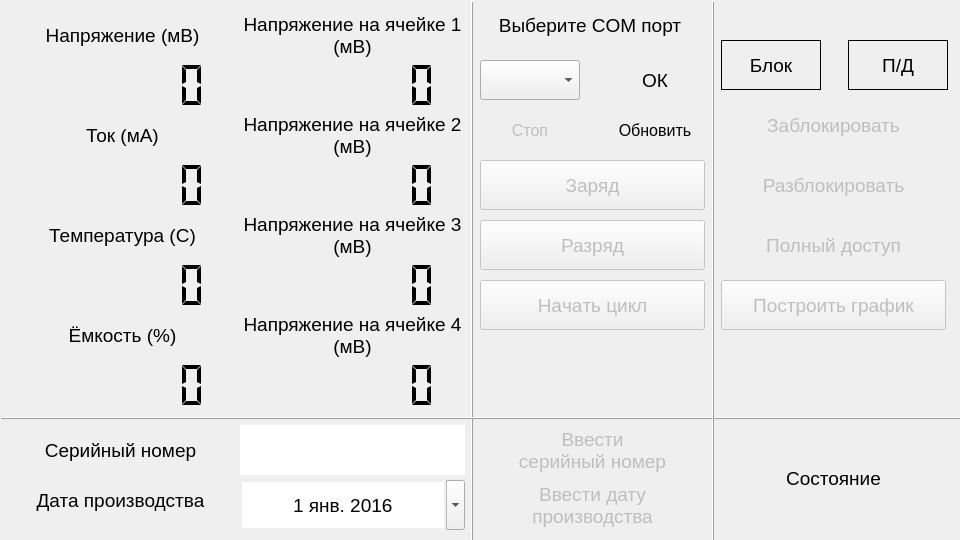
<?xml version="1.0" encoding="UTF-8"?>
<ui version="4.0">
 <class>MainWindow</class>
 <widget class="QMainWindow" name="MainWindow">
  <property name="geometry">
   <rect>
    <x>0</x>
    <y>0</y>
    <width>960</width>
    <height>540</height>
   </rect>
  </property>
  <property name="sizePolicy">
   <sizepolicy hsizetype="Preferred" vsizetype="Preferred">
    <horstretch>0</horstretch>
    <verstretch>0</verstretch>
   </sizepolicy>
  </property>
  <property name="minimumSize">
   <size>
    <width>960</width>
    <height>540</height>
   </size>
  </property>
  <property name="maximumSize">
   <size>
    <width>960</width>
    <height>540</height>
   </size>
  </property>
  <property name="windowTitle">
   <string>Тестирование АКБ</string>
  </property>
  <property name="styleSheet">
   <string notr="true">QMainWindowl {background-color: #FFFAFA;}</string>
  </property>
  <widget class="QWidget" name="centralWidget">
   <widget class="QFrame" name="frame">
    <property name="geometry">
     <rect>
      <x>0</x>
      <y>0</y>
      <width>960</width>
      <height>540</height>
     </rect>
    </property>
    <property name="minimumSize">
     <size>
      <width>960</width>
      <height>540</height>
     </size>
    </property>
    <property name="maximumSize">
     <size>
      <width>960</width>
      <height>540</height>
     </size>
    </property>
    <property name="frameShape">
     <enum>QFrame::NoFrame</enum>
    </property>
    <property name="frameShadow">
     <enum>QFrame::Plain</enum>
    </property>
    <widget class="QLabel" name="Temperature">
     <property name="geometry">
      <rect>
       <x>10</x>
       <y>210</y>
       <width>225</width>
       <height>50</height>
      </rect>
     </property>
     <property name="sizePolicy">
      <sizepolicy hsizetype="Fixed" vsizetype="Fixed">
       <horstretch>0</horstretch>
       <verstretch>0</verstretch>
      </sizepolicy>
     </property>
     <property name="minimumSize">
      <size>
       <width>225</width>
       <height>50</height>
      </size>
     </property>
     <property name="maximumSize">
      <size>
       <width>225</width>
       <height>50</height>
      </size>
     </property>
     <property name="font">
      <font>
       <pointsize>14</pointsize>
      </font>
     </property>
     <property name="frameShape">
      <enum>QFrame::NoFrame</enum>
     </property>
     <property name="frameShadow">
      <enum>QFrame::Plain</enum>
     </property>
     <property name="text">
      <string>Температура (C)</string>
     </property>
     <property name="alignment">
      <set>Qt::AlignCenter</set>
     </property>
    </widget>
    <widget class="QLabel" name="Cell1">
     <property name="geometry">
      <rect>
       <x>240</x>
       <y>10</y>
       <width>225</width>
       <height>50</height>
      </rect>
     </property>
     <property name="sizePolicy">
      <sizepolicy hsizetype="Fixed" vsizetype="Fixed">
       <horstretch>0</horstretch>
       <verstretch>0</verstretch>
      </sizepolicy>
     </property>
     <property name="minimumSize">
      <size>
       <width>225</width>
       <height>50</height>
      </size>
     </property>
     <property name="maximumSize">
      <size>
       <width>225</width>
       <height>50</height>
      </size>
     </property>
     <property name="font">
      <font>
       <pointsize>14</pointsize>
      </font>
     </property>
     <property name="frameShape">
      <enum>QFrame::NoFrame</enum>
     </property>
     <property name="frameShadow">
      <enum>QFrame::Plain</enum>
     </property>
     <property name="text">
      <string>Напряжение на ячейке 1 (мВ)</string>
     </property>
     <property name="alignment">
      <set>Qt::AlignCenter</set>
     </property>
     <property name="wordWrap">
      <bool>true</bool>
     </property>
    </widget>
    <widget class="QLCDNumber" name="Cap">
     <property name="geometry">
      <rect>
       <x>10</x>
       <y>360</y>
       <width>220</width>
       <height>50</height>
      </rect>
     </property>
     <property name="sizePolicy">
      <sizepolicy hsizetype="Fixed" vsizetype="Fixed">
       <horstretch>0</horstretch>
       <verstretch>0</verstretch>
      </sizepolicy>
     </property>
     <property name="minimumSize">
      <size>
       <width>220</width>
       <height>50</height>
      </size>
     </property>
     <property name="maximumSize">
      <size>
       <width>220</width>
       <height>50</height>
      </size>
     </property>
     <property name="frameShape">
      <enum>QFrame::NoFrame</enum>
     </property>
     <property name="frameShadow">
      <enum>QFrame::Plain</enum>
     </property>
     <property name="digitCount">
      <number>7</number>
     </property>
     <property name="segmentStyle">
      <enum>QLCDNumber::Flat</enum>
     </property>
    </widget>
    <widget class="QLabel" name="Capacity">
     <property name="geometry">
      <rect>
       <x>10</x>
       <y>310</y>
       <width>225</width>
       <height>50</height>
      </rect>
     </property>
     <property name="sizePolicy">
      <sizepolicy hsizetype="Fixed" vsizetype="Fixed">
       <horstretch>0</horstretch>
       <verstretch>0</verstretch>
      </sizepolicy>
     </property>
     <property name="minimumSize">
      <size>
       <width>225</width>
       <height>50</height>
      </size>
     </property>
     <property name="maximumSize">
      <size>
       <width>225</width>
       <height>50</height>
      </size>
     </property>
     <property name="font">
      <font>
       <pointsize>14</pointsize>
      </font>
     </property>
     <property name="frameShape">
      <enum>QFrame::NoFrame</enum>
     </property>
     <property name="frameShadow">
      <enum>QFrame::Plain</enum>
     </property>
     <property name="text">
      <string>Ёмкость (%)</string>
     </property>
     <property name="alignment">
      <set>Qt::AlignCenter</set>
     </property>
    </widget>
    <widget class="QLabel" name="Cell4">
     <property name="geometry">
      <rect>
       <x>240</x>
       <y>310</y>
       <width>225</width>
       <height>50</height>
      </rect>
     </property>
     <property name="sizePolicy">
      <sizepolicy hsizetype="Fixed" vsizetype="Fixed">
       <horstretch>0</horstretch>
       <verstretch>0</verstretch>
      </sizepolicy>
     </property>
     <property name="minimumSize">
      <size>
       <width>225</width>
       <height>50</height>
      </size>
     </property>
     <property name="maximumSize">
      <size>
       <width>225</width>
       <height>50</height>
      </size>
     </property>
     <property name="font">
      <font>
       <pointsize>14</pointsize>
      </font>
     </property>
     <property name="frameShape">
      <enum>QFrame::NoFrame</enum>
     </property>
     <property name="frameShadow">
      <enum>QFrame::Plain</enum>
     </property>
     <property name="text">
      <string>Напряжение на ячейке 4 (мВ)</string>
     </property>
     <property name="alignment">
      <set>Qt::AlignCenter</set>
     </property>
     <property name="wordWrap">
      <bool>true</bool>
     </property>
    </widget>
    <widget class="QLCDNumber" name="Cell1_V">
     <property name="geometry">
      <rect>
       <x>240</x>
       <y>60</y>
       <width>220</width>
       <height>50</height>
      </rect>
     </property>
     <property name="sizePolicy">
      <sizepolicy hsizetype="Fixed" vsizetype="Fixed">
       <horstretch>0</horstretch>
       <verstretch>0</verstretch>
      </sizepolicy>
     </property>
     <property name="minimumSize">
      <size>
       <width>220</width>
       <height>50</height>
      </size>
     </property>
     <property name="maximumSize">
      <size>
       <width>220</width>
       <height>50</height>
      </size>
     </property>
     <property name="frameShape">
      <enum>QFrame::NoFrame</enum>
     </property>
     <property name="frameShadow">
      <enum>QFrame::Plain</enum>
     </property>
     <property name="digitCount">
      <number>7</number>
     </property>
     <property name="segmentStyle">
      <enum>QLCDNumber::Flat</enum>
     </property>
    </widget>
    <widget class="QLabel" name="Voltage">
     <property name="geometry">
      <rect>
       <x>10</x>
       <y>10</y>
       <width>225</width>
       <height>50</height>
      </rect>
     </property>
     <property name="sizePolicy">
      <sizepolicy hsizetype="Fixed" vsizetype="Fixed">
       <horstretch>0</horstretch>
       <verstretch>0</verstretch>
      </sizepolicy>
     </property>
     <property name="minimumSize">
      <size>
       <width>225</width>
       <height>50</height>
      </size>
     </property>
     <property name="maximumSize">
      <size>
       <width>225</width>
       <height>50</height>
      </size>
     </property>
     <property name="font">
      <font>
       <pointsize>14</pointsize>
      </font>
     </property>
     <property name="frameShape">
      <enum>QFrame::NoFrame</enum>
     </property>
     <property name="frameShadow">
      <enum>QFrame::Plain</enum>
     </property>
     <property name="text">
      <string>Напряжение (мВ)</string>
     </property>
     <property name="alignment">
      <set>Qt::AlignCenter</set>
     </property>
    </widget>
    <widget class="QLabel" name="Current">
     <property name="geometry">
      <rect>
       <x>10</x>
       <y>110</y>
       <width>225</width>
       <height>50</height>
      </rect>
     </property>
     <property name="sizePolicy">
      <sizepolicy hsizetype="Fixed" vsizetype="Fixed">
       <horstretch>0</horstretch>
       <verstretch>0</verstretch>
      </sizepolicy>
     </property>
     <property name="minimumSize">
      <size>
       <width>225</width>
       <height>50</height>
      </size>
     </property>
     <property name="maximumSize">
      <size>
       <width>225</width>
       <height>50</height>
      </size>
     </property>
     <property name="font">
      <font>
       <pointsize>14</pointsize>
      </font>
     </property>
     <property name="frameShape">
      <enum>QFrame::NoFrame</enum>
     </property>
     <property name="frameShadow">
      <enum>QFrame::Plain</enum>
     </property>
     <property name="text">
      <string>Ток (мА)</string>
     </property>
     <property name="alignment">
      <set>Qt::AlignCenter</set>
     </property>
    </widget>
    <widget class="QLCDNumber" name="Cell4_V">
     <property name="geometry">
      <rect>
       <x>240</x>
       <y>360</y>
       <width>220</width>
       <height>50</height>
      </rect>
     </property>
     <property name="sizePolicy">
      <sizepolicy hsizetype="Fixed" vsizetype="Fixed">
       <horstretch>0</horstretch>
       <verstretch>0</verstretch>
      </sizepolicy>
     </property>
     <property name="minimumSize">
      <size>
       <width>220</width>
       <height>50</height>
      </size>
     </property>
     <property name="maximumSize">
      <size>
       <width>220</width>
       <height>50</height>
      </size>
     </property>
     <property name="frameShape">
      <enum>QFrame::NoFrame</enum>
     </property>
     <property name="frameShadow">
      <enum>QFrame::Plain</enum>
     </property>
     <property name="digitCount">
      <number>7</number>
     </property>
     <property name="segmentStyle">
      <enum>QLCDNumber::Flat</enum>
     </property>
    </widget>
    <widget class="QLCDNumber" name="Cell3_V">
     <property name="geometry">
      <rect>
       <x>240</x>
       <y>260</y>
       <width>220</width>
       <height>50</height>
      </rect>
     </property>
     <property name="sizePolicy">
      <sizepolicy hsizetype="Fixed" vsizetype="Fixed">
       <horstretch>0</horstretch>
       <verstretch>0</verstretch>
      </sizepolicy>
     </property>
     <property name="minimumSize">
      <size>
       <width>220</width>
       <height>50</height>
      </size>
     </property>
     <property name="maximumSize">
      <size>
       <width>220</width>
       <height>50</height>
      </size>
     </property>
     <property name="frameShape">
      <enum>QFrame::NoFrame</enum>
     </property>
     <property name="frameShadow">
      <enum>QFrame::Plain</enum>
     </property>
     <property name="digitCount">
      <number>7</number>
     </property>
     <property name="segmentStyle">
      <enum>QLCDNumber::Flat</enum>
     </property>
    </widget>
    <widget class="QLabel" name="Cell2">
     <property name="geometry">
      <rect>
       <x>240</x>
       <y>110</y>
       <width>225</width>
       <height>50</height>
      </rect>
     </property>
     <property name="sizePolicy">
      <sizepolicy hsizetype="Fixed" vsizetype="Fixed">
       <horstretch>0</horstretch>
       <verstretch>0</verstretch>
      </sizepolicy>
     </property>
     <property name="minimumSize">
      <size>
       <width>225</width>
       <height>50</height>
      </size>
     </property>
     <property name="maximumSize">
      <size>
       <width>225</width>
       <height>50</height>
      </size>
     </property>
     <property name="font">
      <font>
       <pointsize>14</pointsize>
      </font>
     </property>
     <property name="frameShape">
      <enum>QFrame::NoFrame</enum>
     </property>
     <property name="frameShadow">
      <enum>QFrame::Plain</enum>
     </property>
     <property name="text">
      <string>Напряжение на ячейке 2 (мВ)</string>
     </property>
     <property name="alignment">
      <set>Qt::AlignCenter</set>
     </property>
     <property name="wordWrap">
      <bool>true</bool>
     </property>
    </widget>
    <widget class="QLCDNumber" name="Cur">
     <property name="geometry">
      <rect>
       <x>10</x>
       <y>160</y>
       <width>220</width>
       <height>50</height>
      </rect>
     </property>
     <property name="sizePolicy">
      <sizepolicy hsizetype="Fixed" vsizetype="Fixed">
       <horstretch>0</horstretch>
       <verstretch>0</verstretch>
      </sizepolicy>
     </property>
     <property name="minimumSize">
      <size>
       <width>220</width>
       <height>50</height>
      </size>
     </property>
     <property name="maximumSize">
      <size>
       <width>220</width>
       <height>50</height>
      </size>
     </property>
     <property name="frameShape">
      <enum>QFrame::NoFrame</enum>
     </property>
     <property name="frameShadow">
      <enum>QFrame::Plain</enum>
     </property>
     <property name="digitCount">
      <number>7</number>
     </property>
     <property name="segmentStyle">
      <enum>QLCDNumber::Flat</enum>
     </property>
    </widget>
    <widget class="QLCDNumber" name="Temp">
     <property name="geometry">
      <rect>
       <x>10</x>
       <y>260</y>
       <width>220</width>
       <height>50</height>
      </rect>
     </property>
     <property name="sizePolicy">
      <sizepolicy hsizetype="Fixed" vsizetype="Fixed">
       <horstretch>0</horstretch>
       <verstretch>0</verstretch>
      </sizepolicy>
     </property>
     <property name="minimumSize">
      <size>
       <width>220</width>
       <height>50</height>
      </size>
     </property>
     <property name="maximumSize">
      <size>
       <width>220</width>
       <height>50</height>
      </size>
     </property>
     <property name="frameShape">
      <enum>QFrame::NoFrame</enum>
     </property>
     <property name="frameShadow">
      <enum>QFrame::Plain</enum>
     </property>
     <property name="digitCount">
      <number>7</number>
     </property>
     <property name="segmentStyle">
      <enum>QLCDNumber::Flat</enum>
     </property>
    </widget>
    <widget class="QLabel" name="Cell3">
     <property name="geometry">
      <rect>
       <x>240</x>
       <y>210</y>
       <width>225</width>
       <height>50</height>
      </rect>
     </property>
     <property name="sizePolicy">
      <sizepolicy hsizetype="Fixed" vsizetype="Fixed">
       <horstretch>0</horstretch>
       <verstretch>0</verstretch>
      </sizepolicy>
     </property>
     <property name="minimumSize">
      <size>
       <width>225</width>
       <height>50</height>
      </size>
     </property>
     <property name="maximumSize">
      <size>
       <width>225</width>
       <height>50</height>
      </size>
     </property>
     <property name="font">
      <font>
       <pointsize>14</pointsize>
      </font>
     </property>
     <property name="frameShape">
      <enum>QFrame::NoFrame</enum>
     </property>
     <property name="frameShadow">
      <enum>QFrame::Plain</enum>
     </property>
     <property name="text">
      <string>Напряжение на ячейке 3 (мВ)</string>
     </property>
     <property name="alignment">
      <set>Qt::AlignCenter</set>
     </property>
     <property name="wordWrap">
      <bool>true</bool>
     </property>
    </widget>
    <widget class="QLCDNumber" name="Cell2_V">
     <property name="geometry">
      <rect>
       <x>240</x>
       <y>160</y>
       <width>220</width>
       <height>50</height>
      </rect>
     </property>
     <property name="sizePolicy">
      <sizepolicy hsizetype="Fixed" vsizetype="Fixed">
       <horstretch>0</horstretch>
       <verstretch>0</verstretch>
      </sizepolicy>
     </property>
     <property name="minimumSize">
      <size>
       <width>220</width>
       <height>50</height>
      </size>
     </property>
     <property name="maximumSize">
      <size>
       <width>220</width>
       <height>50</height>
      </size>
     </property>
     <property name="frameShape">
      <enum>QFrame::NoFrame</enum>
     </property>
     <property name="frameShadow">
      <enum>QFrame::Plain</enum>
     </property>
     <property name="digitCount">
      <number>7</number>
     </property>
     <property name="segmentStyle">
      <enum>QLCDNumber::Flat</enum>
     </property>
    </widget>
    <widget class="QLCDNumber" name="Vol">
     <property name="geometry">
      <rect>
       <x>10</x>
       <y>60</y>
       <width>220</width>
       <height>50</height>
      </rect>
     </property>
     <property name="sizePolicy">
      <sizepolicy hsizetype="Fixed" vsizetype="Fixed">
       <horstretch>0</horstretch>
       <verstretch>0</verstretch>
      </sizepolicy>
     </property>
     <property name="minimumSize">
      <size>
       <width>220</width>
       <height>50</height>
      </size>
     </property>
     <property name="maximumSize">
      <size>
       <width>220</width>
       <height>50</height>
      </size>
     </property>
     <property name="frameShape">
      <enum>QFrame::NoFrame</enum>
     </property>
     <property name="frameShadow">
      <enum>QFrame::Plain</enum>
     </property>
     <property name="digitCount">
      <number>7</number>
     </property>
     <property name="segmentStyle">
      <enum>QLCDNumber::Flat</enum>
     </property>
    </widget>
    <widget class="QPushButton" name="Charge">
     <property name="enabled">
      <bool>false</bool>
     </property>
     <property name="geometry">
      <rect>
       <x>480</x>
       <y>160</y>
       <width>225</width>
       <height>50</height>
      </rect>
     </property>
     <property name="minimumSize">
      <size>
       <width>225</width>
       <height>50</height>
      </size>
     </property>
     <property name="maximumSize">
      <size>
       <width>225</width>
       <height>50</height>
      </size>
     </property>
     <property name="font">
      <font>
       <pointsize>14</pointsize>
      </font>
     </property>
     <property name="text">
      <string>Заряд</string>
     </property>
     <property name="checkable">
      <bool>true</bool>
     </property>
     <property name="autoDefault">
      <bool>false</bool>
     </property>
     <property name="default">
      <bool>false</bool>
     </property>
     <property name="flat">
      <bool>false</bool>
     </property>
    </widget>
    <widget class="QPushButton" name="Discharge">
     <property name="enabled">
      <bool>false</bool>
     </property>
     <property name="geometry">
      <rect>
       <x>480</x>
       <y>220</y>
       <width>225</width>
       <height>50</height>
      </rect>
     </property>
     <property name="minimumSize">
      <size>
       <width>225</width>
       <height>50</height>
      </size>
     </property>
     <property name="maximumSize">
      <size>
       <width>225</width>
       <height>50</height>
      </size>
     </property>
     <property name="font">
      <font>
       <pointsize>14</pointsize>
      </font>
     </property>
     <property name="text">
      <string>Разряд</string>
     </property>
     <property name="checkable">
      <bool>false</bool>
     </property>
     <property name="checked">
      <bool>false</bool>
     </property>
     <property name="autoDefault">
      <bool>false</bool>
     </property>
     <property name="default">
      <bool>false</bool>
     </property>
     <property name="flat">
      <bool>false</bool>
     </property>
    </widget>
    <widget class="QPushButton" name="cycling">
     <property name="enabled">
      <bool>false</bool>
     </property>
     <property name="geometry">
      <rect>
       <x>480</x>
       <y>280</y>
       <width>225</width>
       <height>50</height>
      </rect>
     </property>
     <property name="minimumSize">
      <size>
       <width>225</width>
       <height>50</height>
      </size>
     </property>
     <property name="maximumSize">
      <size>
       <width>225</width>
       <height>50</height>
      </size>
     </property>
     <property name="font">
      <font>
       <pointsize>14</pointsize>
       <kerning>false</kerning>
      </font>
     </property>
     <property name="text">
      <string>Начать цикл</string>
     </property>
     <property name="checkable">
      <bool>false</bool>
     </property>
     <property name="autoDefault">
      <bool>false</bool>
     </property>
    </widget>
    <widget class="QPushButton" name="setSerial">
     <property name="enabled">
      <bool>false</bool>
     </property>
     <property name="geometry">
      <rect>
       <x>480</x>
       <y>425</y>
       <width>225</width>
       <height>50</height>
      </rect>
     </property>
     <property name="minimumSize">
      <size>
       <width>225</width>
       <height>50</height>
      </size>
     </property>
     <property name="maximumSize">
      <size>
       <width>225</width>
       <height>50</height>
      </size>
     </property>
     <property name="font">
      <font>
       <pointsize>14</pointsize>
      </font>
     </property>
     <property name="text">
      <string>Ввести 
серийный номер</string>
     </property>
     <property name="flat">
      <bool>true</bool>
     </property>
    </widget>
    <widget class="Line" name="line">
     <property name="windowModality">
      <enum>Qt::WindowModal</enum>
     </property>
     <property name="geometry">
      <rect>
       <x>471</x>
       <y>0</y>
       <width>2</width>
       <height>600</height>
      </rect>
     </property>
     <property name="autoFillBackground">
      <bool>false</bool>
     </property>
     <property name="frameShadow">
      <enum>QFrame::Raised</enum>
     </property>
     <property name="lineWidth">
      <number>2</number>
     </property>
     <property name="midLineWidth">
      <number>0</number>
     </property>
     <property name="orientation">
      <enum>Qt::Vertical</enum>
     </property>
    </widget>
    <widget class="QPushButton" name="setDate">
     <property name="enabled">
      <bool>false</bool>
     </property>
     <property name="geometry">
      <rect>
       <x>480</x>
       <y>480</y>
       <width>225</width>
       <height>50</height>
      </rect>
     </property>
     <property name="minimumSize">
      <size>
       <width>225</width>
       <height>50</height>
      </size>
     </property>
     <property name="maximumSize">
      <size>
       <width>225</width>
       <height>50</height>
      </size>
     </property>
     <property name="font">
      <font>
       <pointsize>14</pointsize>
      </font>
     </property>
     <property name="text">
      <string>Ввести дату 
производства</string>
     </property>
     <property name="flat">
      <bool>true</bool>
     </property>
    </widget>
    <widget class="QLabel" name="label">
     <property name="geometry">
      <rect>
       <x>480</x>
       <y>0</y>
       <width>220</width>
       <height>50</height>
      </rect>
     </property>
     <property name="font">
      <font>
       <pointsize>14</pointsize>
      </font>
     </property>
     <property name="text">
      <string>Выберите COM порт</string>
     </property>
     <property name="alignment">
      <set>Qt::AlignCenter</set>
     </property>
    </widget>
    <widget class="Line" name="line_2">
     <property name="windowModality">
      <enum>Qt::WindowModal</enum>
     </property>
     <property name="geometry">
      <rect>
       <x>0</x>
       <y>417</y>
       <width>991</width>
       <height>2</height>
      </rect>
     </property>
     <property name="autoFillBackground">
      <bool>false</bool>
     </property>
     <property name="frameShadow">
      <enum>QFrame::Raised</enum>
     </property>
     <property name="lineWidth">
      <number>2</number>
     </property>
     <property name="midLineWidth">
      <number>0</number>
     </property>
     <property name="orientation">
      <enum>Qt::Horizontal</enum>
     </property>
    </widget>
    <widget class="QLineEdit" name="serial">
     <property name="geometry">
      <rect>
       <x>240</x>
       <y>425</y>
       <width>225</width>
       <height>50</height>
      </rect>
     </property>
     <property name="minimumSize">
      <size>
       <width>225</width>
       <height>50</height>
      </size>
     </property>
     <property name="maximumSize">
      <size>
       <width>225</width>
       <height>50</height>
      </size>
     </property>
     <property name="font">
      <font>
       <pointsize>14</pointsize>
      </font>
     </property>
     <property name="maxLength">
      <number>5</number>
     </property>
     <property name="frame">
      <bool>false</bool>
     </property>
     <property name="alignment">
      <set>Qt::AlignCenter</set>
     </property>
    </widget>
    <widget class="QLabel" name="label_2">
     <property name="geometry">
      <rect>
       <x>10</x>
       <y>440</y>
       <width>221</width>
       <height>21</height>
      </rect>
     </property>
     <property name="font">
      <font>
       <pointsize>14</pointsize>
      </font>
     </property>
     <property name="text">
      <string>Серийный номер</string>
     </property>
     <property name="alignment">
      <set>Qt::AlignCenter</set>
     </property>
    </widget>
    <widget class="QLabel" name="label_3">
     <property name="geometry">
      <rect>
       <x>10</x>
       <y>490</y>
       <width>221</width>
       <height>21</height>
      </rect>
     </property>
     <property name="font">
      <font>
       <pointsize>14</pointsize>
      </font>
     </property>
     <property name="text">
      <string>Дата производства</string>
     </property>
     <property name="alignment">
      <set>Qt::AlignCenter</set>
     </property>
    </widget>
    <widget class="QPushButton" name="OK">
     <property name="geometry">
      <rect>
       <x>605</x>
       <y>60</y>
       <width>100</width>
       <height>40</height>
      </rect>
     </property>
     <property name="minimumSize">
      <size>
       <width>100</width>
       <height>40</height>
      </size>
     </property>
     <property name="maximumSize">
      <size>
       <width>100</width>
       <height>40</height>
      </size>
     </property>
     <property name="font">
      <font>
       <pointsize>14</pointsize>
      </font>
     </property>
     <property name="text">
      <string>ОК</string>
     </property>
     <property name="checkable">
      <bool>true</bool>
     </property>
     <property name="flat">
      <bool>true</bool>
     </property>
    </widget>
    <widget class="Line" name="line_3">
     <property name="windowModality">
      <enum>Qt::WindowModal</enum>
     </property>
     <property name="geometry">
      <rect>
       <x>712</x>
       <y>0</y>
       <width>2</width>
       <height>600</height>
      </rect>
     </property>
     <property name="autoFillBackground">
      <bool>false</bool>
     </property>
     <property name="frameShadow">
      <enum>QFrame::Raised</enum>
     </property>
     <property name="lineWidth">
      <number>2</number>
     </property>
     <property name="midLineWidth">
      <number>0</number>
     </property>
     <property name="orientation">
      <enum>Qt::Vertical</enum>
     </property>
    </widget>
    <widget class="QDateEdit" name="dateEdit">
     <property name="geometry">
      <rect>
       <x>240</x>
       <y>480</y>
       <width>225</width>
       <height>50</height>
      </rect>
     </property>
     <property name="minimumSize">
      <size>
       <width>225</width>
       <height>50</height>
      </size>
     </property>
     <property name="maximumSize">
      <size>
       <width>225</width>
       <height>50</height>
      </size>
     </property>
     <property name="font">
      <font>
       <pointsize>14</pointsize>
      </font>
     </property>
     <property name="locale">
      <locale language="Russian" country="Russia"/>
     </property>
     <property name="wrapping">
      <bool>false</bool>
     </property>
     <property name="frame">
      <bool>false</bool>
     </property>
     <property name="alignment">
      <set>Qt::AlignCenter</set>
     </property>
     <property name="showGroupSeparator" stdset="0">
      <bool>false</bool>
     </property>
     <property name="calendarPopup">
      <bool>true</bool>
     </property>
     <property name="date">
      <date>
       <year>2016</year>
       <month>1</month>
       <day>1</day>
      </date>
     </property>
    </widget>
    <widget class="QPushButton" name="seal">
     <property name="enabled">
      <bool>false</bool>
     </property>
     <property name="geometry">
      <rect>
       <x>721</x>
       <y>100</y>
       <width>225</width>
       <height>50</height>
      </rect>
     </property>
     <property name="minimumSize">
      <size>
       <width>225</width>
       <height>50</height>
      </size>
     </property>
     <property name="maximumSize">
      <size>
       <width>225</width>
       <height>50</height>
      </size>
     </property>
     <property name="font">
      <font>
       <pointsize>14</pointsize>
      </font>
     </property>
     <property name="text">
      <string>Заблокировать</string>
     </property>
     <property name="flat">
      <bool>true</bool>
     </property>
    </widget>
    <widget class="QPushButton" name="unseal">
     <property name="enabled">
      <bool>false</bool>
     </property>
     <property name="geometry">
      <rect>
       <x>721</x>
       <y>160</y>
       <width>225</width>
       <height>50</height>
      </rect>
     </property>
     <property name="minimumSize">
      <size>
       <width>225</width>
       <height>50</height>
      </size>
     </property>
     <property name="maximumSize">
      <size>
       <width>225</width>
       <height>50</height>
      </size>
     </property>
     <property name="font">
      <font>
       <pointsize>14</pointsize>
      </font>
     </property>
     <property name="text">
      <string>Разблокировать</string>
     </property>
     <property name="flat">
      <bool>true</bool>
     </property>
    </widget>
    <widget class="QPushButton" name="fullAccess">
     <property name="enabled">
      <bool>false</bool>
     </property>
     <property name="geometry">
      <rect>
       <x>721</x>
       <y>220</y>
       <width>225</width>
       <height>50</height>
      </rect>
     </property>
     <property name="minimumSize">
      <size>
       <width>225</width>
       <height>50</height>
      </size>
     </property>
     <property name="maximumSize">
      <size>
       <width>225</width>
       <height>50</height>
      </size>
     </property>
     <property name="font">
      <font>
       <pointsize>14</pointsize>
      </font>
     </property>
     <property name="text">
      <string>Полный доступ</string>
     </property>
     <property name="flat">
      <bool>true</bool>
     </property>
    </widget>
    <widget class="QPushButton" name="graph">
     <property name="enabled">
      <bool>false</bool>
     </property>
     <property name="geometry">
      <rect>
       <x>721</x>
       <y>280</y>
       <width>225</width>
       <height>50</height>
      </rect>
     </property>
     <property name="minimumSize">
      <size>
       <width>225</width>
       <height>50</height>
      </size>
     </property>
     <property name="maximumSize">
      <size>
       <width>225</width>
       <height>50</height>
      </size>
     </property>
     <property name="font">
      <font>
       <pointsize>14</pointsize>
      </font>
     </property>
     <property name="text">
      <string>Построить график</string>
     </property>
     <property name="flat">
      <bool>false</bool>
     </property>
    </widget>
    <widget class="QLabel" name="FA">
     <property name="geometry">
      <rect>
       <x>848</x>
       <y>40</y>
       <width>100</width>
       <height>50</height>
      </rect>
     </property>
     <property name="minimumSize">
      <size>
       <width>100</width>
       <height>50</height>
      </size>
     </property>
     <property name="maximumSize">
      <size>
       <width>100</width>
       <height>500</height>
      </size>
     </property>
     <property name="font">
      <font>
       <pointsize>14</pointsize>
      </font>
     </property>
     <property name="frameShape">
      <enum>QFrame::Box</enum>
     </property>
     <property name="text">
      <string>П/Д</string>
     </property>
     <property name="alignment">
      <set>Qt::AlignCenter</set>
     </property>
    </widget>
    <widget class="QLabel" name="SS">
     <property name="geometry">
      <rect>
       <x>721</x>
       <y>40</y>
       <width>100</width>
       <height>50</height>
      </rect>
     </property>
     <property name="minimumSize">
      <size>
       <width>100</width>
       <height>50</height>
      </size>
     </property>
     <property name="maximumSize">
      <size>
       <width>100</width>
       <height>50</height>
      </size>
     </property>
     <property name="font">
      <font>
       <pointsize>14</pointsize>
      </font>
     </property>
     <property name="frameShape">
      <enum>QFrame::Box</enum>
     </property>
     <property name="text">
      <string>Блок</string>
     </property>
     <property name="alignment">
      <set>Qt::AlignCenter</set>
     </property>
    </widget>
    <widget class="QLabel" name="Status">
     <property name="geometry">
      <rect>
       <x>721</x>
       <y>453</y>
       <width>225</width>
       <height>50</height>
      </rect>
     </property>
     <property name="sizePolicy">
      <sizepolicy hsizetype="Fixed" vsizetype="Fixed">
       <horstretch>0</horstretch>
       <verstretch>0</verstretch>
      </sizepolicy>
     </property>
     <property name="minimumSize">
      <size>
       <width>225</width>
       <height>50</height>
      </size>
     </property>
     <property name="maximumSize">
      <size>
       <width>225</width>
       <height>50</height>
      </size>
     </property>
     <property name="font">
      <font>
       <pointsize>14</pointsize>
      </font>
     </property>
     <property name="frameShape">
      <enum>QFrame::NoFrame</enum>
     </property>
     <property name="frameShadow">
      <enum>QFrame::Plain</enum>
     </property>
     <property name="lineWidth">
      <number>0</number>
     </property>
     <property name="text">
      <string>Состояние</string>
     </property>
     <property name="alignment">
      <set>Qt::AlignCenter</set>
     </property>
    </widget>
    <widget class="QComboBox" name="chooseSerial">
     <property name="geometry">
      <rect>
       <x>480</x>
       <y>60</y>
       <width>100</width>
       <height>40</height>
      </rect>
     </property>
     <property name="sizePolicy">
      <sizepolicy hsizetype="Preferred" vsizetype="Fixed">
       <horstretch>0</horstretch>
       <verstretch>0</verstretch>
      </sizepolicy>
     </property>
     <property name="minimumSize">
      <size>
       <width>100</width>
       <height>40</height>
      </size>
     </property>
     <property name="maximumSize">
      <size>
       <width>100</width>
       <height>40</height>
      </size>
     </property>
     <property name="font">
      <font>
       <pointsize>12</pointsize>
      </font>
     </property>
    </widget>
    <widget class="QPushButton" name="SerialFind">
     <property name="geometry">
      <rect>
       <x>605</x>
       <y>110</y>
       <width>100</width>
       <height>40</height>
      </rect>
     </property>
     <property name="minimumSize">
      <size>
       <width>100</width>
       <height>40</height>
      </size>
     </property>
     <property name="maximumSize">
      <size>
       <width>100</width>
       <height>40</height>
      </size>
     </property>
     <property name="font">
      <font>
       <pointsize>12</pointsize>
      </font>
     </property>
     <property name="text">
      <string>Обновить</string>
     </property>
     <property name="checkable">
      <bool>true</bool>
     </property>
     <property name="flat">
      <bool>true</bool>
     </property>
    </widget>
    <widget class="QPushButton" name="Start">
     <property name="enabled">
      <bool>false</bool>
     </property>
     <property name="geometry">
      <rect>
       <x>480</x>
       <y>110</y>
       <width>100</width>
       <height>40</height>
      </rect>
     </property>
     <property name="minimumSize">
      <size>
       <width>100</width>
       <height>40</height>
      </size>
     </property>
     <property name="maximumSize">
      <size>
       <width>100</width>
       <height>40</height>
      </size>
     </property>
     <property name="font">
      <font>
       <pointsize>12</pointsize>
      </font>
     </property>
     <property name="text">
      <string>Стоп</string>
     </property>
     <property name="checkable">
      <bool>true</bool>
     </property>
     <property name="flat">
      <bool>true</bool>
     </property>
    </widget>
   </widget>
  </widget>
 </widget>
 <layoutdefault spacing="6" margin="11"/>
 <resources/>
 <connections/>
</ui>
